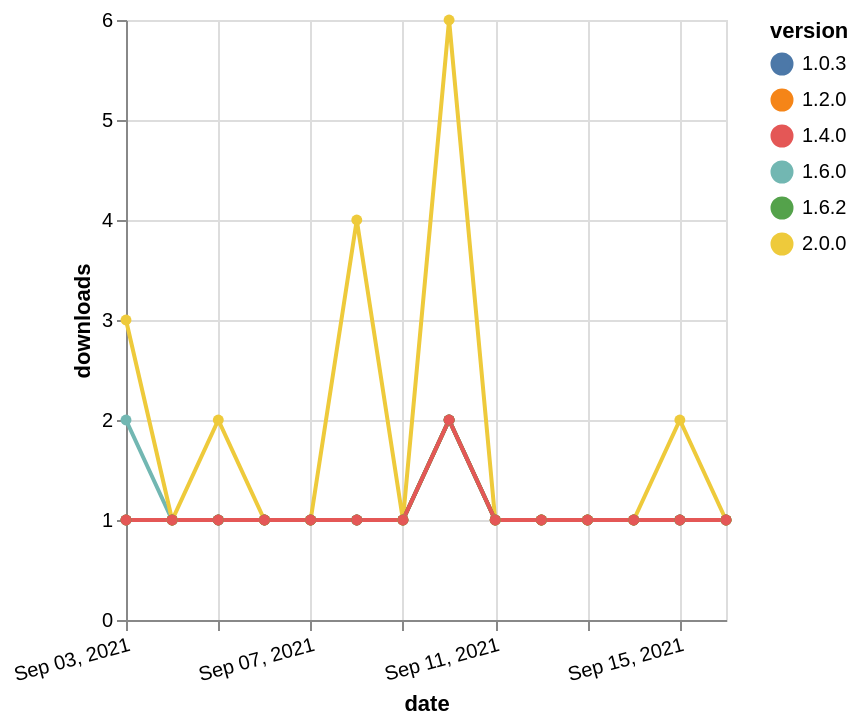

The specification (Vega-Lite) saved for this image:
### Vega-Lite specification from a JSON file in a GitHub repository (floating-point values rounded to 4 significant figures)
{"$schema": "https://vega.github.io/schema/vega-lite/v5.json", "description": "A simple bar chart with embedded data.", "data": {"values": [{"date": "2021-09-03", "total": 152, "delta": 2, "version": "1.6.0"}, {"date": "2021-09-04", "total": 153, "delta": 1, "version": "1.6.0"}, {"date": "2021-09-05", "total": 154, "delta": 1, "version": "1.6.0"}, {"date": "2021-09-06", "total": 155, "delta": 1, "version": "1.6.0"}, {"date": "2021-09-07", "total": 156, "delta": 1, "version": "1.6.0"}, {"date": "2021-09-08", "total": 157, "delta": 1, "version": "1.6.0"}, {"date": "2021-09-09", "total": 158, "delta": 1, "version": "1.6.0"}, {"date": "2021-09-10", "total": 160, "delta": 2, "version": "1.6.0"}, {"date": "2021-09-11", "total": 161, "delta": 1, "version": "1.6.0"}, {"date": "2021-09-12", "total": 162, "delta": 1, "version": "1.6.0"}, {"date": "2021-09-13", "total": 163, "delta": 1, "version": "1.6.0"}, {"date": "2021-09-14", "total": 164, "delta": 1, "version": "1.6.0"}, {"date": "2021-09-15", "total": 165, "delta": 1, "version": "1.6.0"}, {"date": "2021-09-16", "total": 166, "delta": 1, "version": "1.6.0"}, {"date": "2021-09-03", "total": 194, "delta": 1, "version": "1.0.3"}, {"date": "2021-09-04", "total": 195, "delta": 1, "version": "1.0.3"}, {"date": "2021-09-05", "total": 196, "delta": 1, "version": "1.0.3"}, {"date": "2021-09-06", "total": 197, "delta": 1, "version": "1.0.3"}, {"date": "2021-09-07", "total": 198, "delta": 1, "version": "1.0.3"}, {"date": "2021-09-08", "total": 199, "delta": 1, "version": "1.0.3"}, {"date": "2021-09-09", "total": 200, "delta": 1, "version": "1.0.3"}, {"date": "2021-09-10", "total": 202, "delta": 2, "version": "1.0.3"}, {"date": "2021-09-11", "total": 203, "delta": 1, "version": "1.0.3"}, {"date": "2021-09-12", "total": 204, "delta": 1, "version": "1.0.3"}, {"date": "2021-09-13", "total": 205, "delta": 1, "version": "1.0.3"}, {"date": "2021-09-14", "total": 206, "delta": 1, "version": "1.0.3"}, {"date": "2021-09-15", "total": 207, "delta": 1, "version": "1.0.3"}, {"date": "2021-09-16", "total": 208, "delta": 1, "version": "1.0.3"}, {"date": "2021-09-03", "total": 143, "delta": 3, "version": "2.0.0"}, {"date": "2021-09-04", "total": 144, "delta": 1, "version": "2.0.0"}, {"date": "2021-09-05", "total": 146, "delta": 2, "version": "2.0.0"}, {"date": "2021-09-06", "total": 147, "delta": 1, "version": "2.0.0"}, {"date": "2021-09-07", "total": 148, "delta": 1, "version": "2.0.0"}, {"date": "2021-09-08", "total": 152, "delta": 4, "version": "2.0.0"}, {"date": "2021-09-09", "total": 153, "delta": 1, "version": "2.0.0"}, {"date": "2021-09-10", "total": 159, "delta": 6, "version": "2.0.0"}, {"date": "2021-09-11", "total": 160, "delta": 1, "version": "2.0.0"}, {"date": "2021-09-12", "total": 161, "delta": 1, "version": "2.0.0"}, {"date": "2021-09-13", "total": 162, "delta": 1, "version": "2.0.0"}, {"date": "2021-09-14", "total": 163, "delta": 1, "version": "2.0.0"}, {"date": "2021-09-15", "total": 165, "delta": 2, "version": "2.0.0"}, {"date": "2021-09-16", "total": 166, "delta": 1, "version": "2.0.0"}, {"date": "2021-09-03", "total": 182, "delta": 1, "version": "1.2.0"}, {"date": "2021-09-04", "total": 183, "delta": 1, "version": "1.2.0"}, {"date": "2021-09-05", "total": 184, "delta": 1, "version": "1.2.0"}, {"date": "2021-09-06", "total": 185, "delta": 1, "version": "1.2.0"}, {"date": "2021-09-07", "total": 186, "delta": 1, "version": "1.2.0"}, {"date": "2021-09-08", "total": 187, "delta": 1, "version": "1.2.0"}, {"date": "2021-09-09", "total": 188, "delta": 1, "version": "1.2.0"}, {"date": "2021-09-10", "total": 190, "delta": 2, "version": "1.2.0"}, {"date": "2021-09-11", "total": 191, "delta": 1, "version": "1.2.0"}, {"date": "2021-09-12", "total": 192, "delta": 1, "version": "1.2.0"}, {"date": "2021-09-13", "total": 193, "delta": 1, "version": "1.2.0"}, {"date": "2021-09-14", "total": 194, "delta": 1, "version": "1.2.0"}, {"date": "2021-09-15", "total": 195, "delta": 1, "version": "1.2.0"}, {"date": "2021-09-16", "total": 196, "delta": 1, "version": "1.2.0"}, {"date": "2021-09-03", "total": 131, "delta": 1, "version": "1.6.2"}, {"date": "2021-09-04", "total": 132, "delta": 1, "version": "1.6.2"}, {"date": "2021-09-05", "total": 133, "delta": 1, "version": "1.6.2"}, {"date": "2021-09-06", "total": 134, "delta": 1, "version": "1.6.2"}, {"date": "2021-09-07", "total": 135, "delta": 1, "version": "1.6.2"}, {"date": "2021-09-08", "total": 136, "delta": 1, "version": "1.6.2"}, {"date": "2021-09-09", "total": 137, "delta": 1, "version": "1.6.2"}, {"date": "2021-09-10", "total": 139, "delta": 2, "version": "1.6.2"}, {"date": "2021-09-11", "total": 140, "delta": 1, "version": "1.6.2"}, {"date": "2021-09-12", "total": 141, "delta": 1, "version": "1.6.2"}, {"date": "2021-09-13", "total": 142, "delta": 1, "version": "1.6.2"}, {"date": "2021-09-14", "total": 143, "delta": 1, "version": "1.6.2"}, {"date": "2021-09-15", "total": 144, "delta": 1, "version": "1.6.2"}, {"date": "2021-09-16", "total": 145, "delta": 1, "version": "1.6.2"}, {"date": "2021-09-03", "total": 164, "delta": 1, "version": "1.4.0"}, {"date": "2021-09-04", "total": 165, "delta": 1, "version": "1.4.0"}, {"date": "2021-09-05", "total": 166, "delta": 1, "version": "1.4.0"}, {"date": "2021-09-06", "total": 167, "delta": 1, "version": "1.4.0"}, {"date": "2021-09-07", "total": 168, "delta": 1, "version": "1.4.0"}, {"date": "2021-09-08", "total": 169, "delta": 1, "version": "1.4.0"}, {"date": "2021-09-09", "total": 170, "delta": 1, "version": "1.4.0"}, {"date": "2021-09-10", "total": 172, "delta": 2, "version": "1.4.0"}, {"date": "2021-09-11", "total": 173, "delta": 1, "version": "1.4.0"}, {"date": "2021-09-12", "total": 174, "delta": 1, "version": "1.4.0"}, {"date": "2021-09-13", "total": 175, "delta": 1, "version": "1.4.0"}, {"date": "2021-09-14", "total": 176, "delta": 1, "version": "1.4.0"}, {"date": "2021-09-15", "total": 177, "delta": 1, "version": "1.4.0"}, {"date": "2021-09-16", "total": 178, "delta": 1, "version": "1.4.0"}]}, "width": "container", "mark": {"type": "line", "point": {"filled": true}}, "encoding": {"x": {"field": "date", "type": "temporal", "timeUnit": "yearmonthdate", "title": "date", "axis": {"labelAngle": -15}}, "y": {"field": "delta", "type": "quantitative", "title": "downloads"}, "color": {"field": "version", "type": "nominal"}, "tooltip": {"field": "delta"}}}
